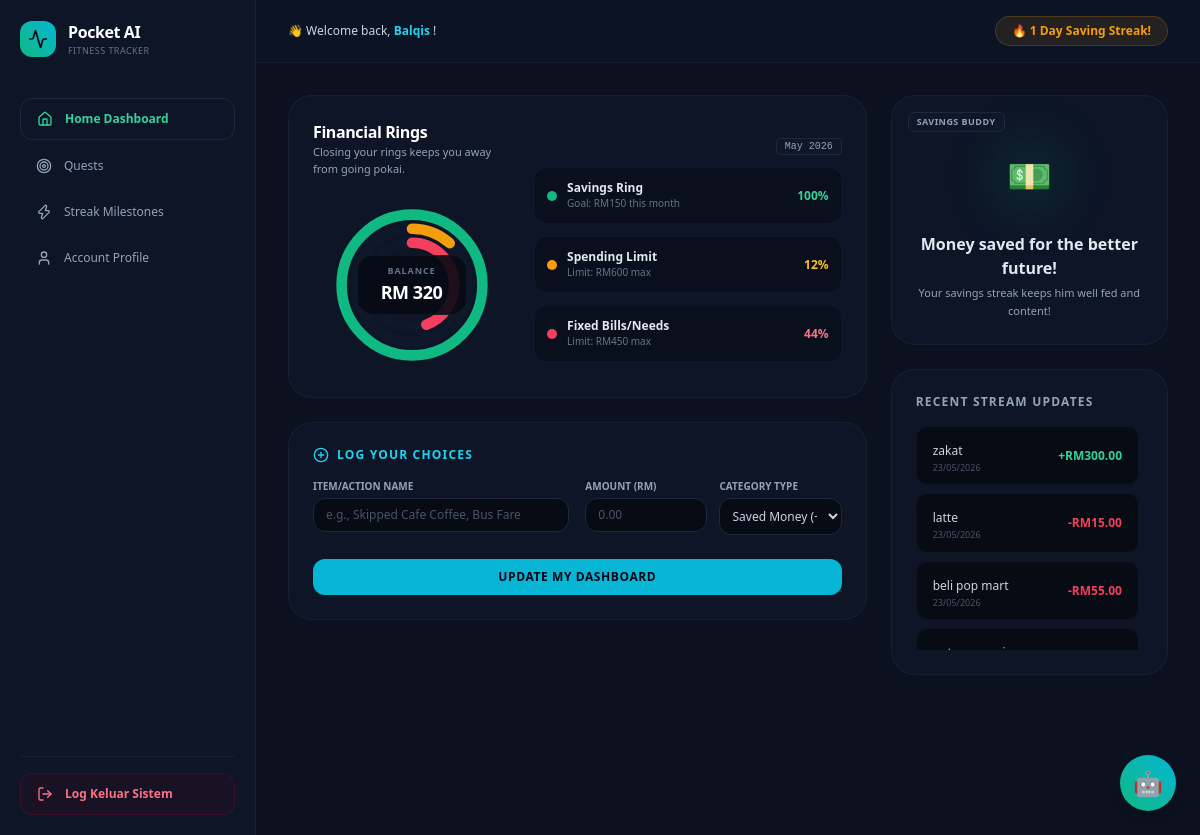
/frontend/index.php (signed in), run on the app's committed database.
### tables this page shows
CREATE TABLE `users` (
  `id` int(11) NOT NULL,
  `fullname` varchar(100) NOT NULL,
  `email` varchar(100) NOT NULL,
  `password` varchar(255) NOT NULL,
  `created_at` timestamp NOT NULL DEFAULT current_timestamp()
);

CREATE TABLE `financials` (
  `id` int(11) NOT NULL,
  `user_id` int(11) NOT NULL,
  `monthly_allowance` decimal(10,2) NOT NULL DEFAULT 0.00,
  `current_balance` decimal(10,2) NOT NULL DEFAULT 0.00,
  `savings_amount` decimal(10,2) NOT NULL DEFAULT 0.00,
  `spending_amount` decimal(10,2) NOT NULL DEFAULT 0.00,
  `bills_amount` decimal(10,2) NOT NULL DEFAULT 0.00,
  `streak_count` int(11) NOT NULL DEFAULT 1,
  `total_wins` int(11) DEFAULT 0,
  `xp` int(11) NOT NULL DEFAULT 10,
  `last_streak_date` varchar(50) DEFAULT ''
);

CREATE TABLE `transactions` (
  `id` int(11) NOT NULL,
  `user_id` int(11) NOT NULL,
  `title` varchar(255) NOT NULL,
  `amount` decimal(10,2) NOT NULL,
  `type` enum('income','spending','bill','saving') NOT NULL,
  `date_created` varchar(50) NOT NULL
);

### frontend/index.php (the view, shortened to what the rows shown need)
<?php
require_once 'db.php';
$userId = $_SESSION['user_id'];
$stmtUser = $conn->prepare("SELECT fullname FROM users WHERE id = :id");
$stmtUser->execute([':id' => $userId]);
$userData = $stmtUser->fetch(PDO::FETCH_ASSOC);
$username = $userData ? htmlspecialchars($userData['fullname']) : 'User';
$stmtFin = $conn->prepare("SELECT * FROM financials WHERE user_id = :uid");
$stmtFin->execute([':uid' => $userId]);
$finData = $stmtFin->fetch(PDO::FETCH_ASSOC);
$stmtTx = $conn->prepare("SELECT * FROM transactions WHERE user_id = :uid ORDER BY id DESC");
$stmtTx->execute([':uid' => $userId]);
$transactions = $stmtTx->fetchAll(PDO::FETCH_ASSOC);
$currentBalance = $finData ? floatval($finData['current_balance']) : 0.00;
$savingsAmount  = $finData ? floatval($finData['savings_amount']) : 0.00;
$spendingAmount = $finData ? floatval($finData['spending_amount']) : 0.00;
$billsAmount    = $finData ? floatval($finData['bills_amount']) : 0.00;
$streakCount    = $finData ? intval($finData['streak_count']) : 0;
$savingsGoal   = 150.00;
$spendingLimit = 600.00;
$billsLimit    = 450.00;
$savingsPct  = $savingsGoal > 0 ? min(($savingsAmount / $savingsGoal) * 100, 100) : 0;
$spendingPct = $spendingLimit > 0 ? min(($spendingAmount / $spendingLimit) * 100, 100) : 0;
$billsPct    = $billsLimit > 0 ? min(($billsAmount / $billsLimit) * 100, 100) : 0;
if ($currentBalance <= 100) {
    $buddyAvatar = "💸";
    $buddyTitle = "Money is officially flew away!";
    $buddyClass = "font-bold text-md text-rose-400";
    $buddyDesc = "He can smell that you are running out of money soon. Chill out!";
} else if ($currentBalance > 100 && $currentBalance <= 500) {
    $buddyAvatar = "💵";
    $buddyTitle = "Money saved for the better future!";
    $buddyClass = "font-bold text-md text-slate-200";
    $buddyDesc = "Your savings streak keeps him well fed and content!";
} else {
    $buddyAvatar = "🤑";
    $buddyTitle = "Millionaire soon i guess!";
    $buddyClass = "font-bold text-md text-amber-400";
    $buddyDesc = "Your consistent savings streak unlocked ultimate high-tier evolution form!";
}
?>
<!DOCTYPE html>
<html lang="en">
<head>
  <script src="https://cdn.tailwindcss.com"></script>
</head>
<body class="bg-[#0b111e] text-slate-100 font-sans min-h-screen flex overflow-x-hidden">
  <aside id="sidebar" class="fixed inset-y-0 left-0 z-50 w-64 bg-[#0d1527] border-r border-slate-800/60 p-5 transform -translate-x-full lg:translate-x-0 lg:static lg:flex lg:flex-col justify-between transition-transform duration-300 ease-in-out shrink-0">
    <div class="space-y-6">
      <div class="flex items-center justify-between">
        <div class="flex items-center gap-3">
          <div>
            <h1 class="text-base font-black tracking-tight text-white">Pocket AI</h1>
          </div>
        </div>
      </div>
    </div>
  </aside>
  <main class="flex-1 min-w-0 flex flex-col min-h-screen pb-32">
    <header class="bg-[#0d1527]/80 backdrop-blur-md px-4 md:px-8 py-4 border-b border-slate-800/40 flex justify-between items-center sticky top-0 z-30">
      <div class="flex items-center gap-3">
        <span class="text-xs text-slate-300 font-medium hidden md:inline">
          👋 Welcome back, <span class="text-cyan-400 font-bold"><?php echo $username; ?></span> !
        </span>
      </div>
      <div class="bg-amber-500/10 border border-amber-500/20 px-4 py-1.5 rounded-full flex items-center gap-1.5">
        <span class="text-xs text-amber-500 font-bold">🔥 <?php echo $streakCount; ?> Day Saving Streak!</span>
      </div>
    </header>
    <div class="p-4 md:p-8 max-w-6xl w-full mx-auto space-y-6">
      <div class="grid grid-cols-1 lg:grid-cols-3 gap-6">
        <div class="lg:col-span-2 space-y-6">
          <div class="bg-[#0d1527] border border-slate-800/60 rounded-3xl p-6 grid grid-cols-1 md:grid-cols-5 gap-6 items-center">
            <div class="md:col-span-2 flex flex-col items-center justify-center text-center">
              <div class="w-full text-left mb-2">
                <h2 class="text-base font-bold text-white tracking-tight">Financial Rings</h2>
              </div>
              <div class="relative w-44 h-44 flex items-center justify-center mt-3">
                <div class="absolute text-center bg-[#070b14]/90 px-4 py-2 rounded-2xl border border-slate-800/40 pointer-events-none min-w-[110px]">
                  <p id="center-label" class="text-[9px] text-slate-500 uppercase tracking-widest font-bold transition-all duration-200">BALANCE</p>
                  <p id="center-value" class="text-lg font-black tracking-tight transition-all duration-200 <?php echo $currentBalance < 0 ? 'text-rose-500' : 'text-white'; ?>">
                    RM <?php echo number_format($currentBalance, 0); ?>
                  </p>
                </div>
              </div>
            </div>
            <div class="md:col-span-3 space-y-3">
              <div class="bg-[#070b14]/50 border border-slate-800/40 p-3 rounded-xl flex items-center justify-between cursor-pointer hover:bg-slate-900/40 transition-colors"
                   title="Nilai Semasa: RM<?php echo number_format($savingsAmount, 2); ?>"
                   onmouseenter="hoverRing('SAVINGS', 'RM <?php echo number_format($savingsAmount, 2); ?>', 'text-emerald-400')"
                   onmouseleave="exitRing()">
                <div class="flex items-center gap-2.5">
                  <span class="w-2.5 h-2.5 bg-emerald-500 rounded-full"></span>
                  <div>
                  </div>
                </div>
                <span class="text-xs font-black text-emerald-400"><?php echo round($savingsPct); ?>%</span>
              </div>
              <div class="bg-[#070b14]/50 border border-slate-800/40 p-3 rounded-xl flex items-center justify-between cursor-pointer hover:bg-slate-900/40 transition-colors"
                   title="Nilai Digunakan: RM<?php echo number_format($spendingAmount, 2); ?>"
                   onmouseenter="hoverRing('SPENDING', 'RM <?php echo number_format($spendingAmount, 2); ?>', 'text-amber-400')"
                   onmouseleave="exitRing()">
                <div class="flex items-center gap-2.5">
                  <span class="w-2.5 h-2.5 bg-amber-500 rounded-full"></span>
                  <div>
                  </div>
                </div>
                <span class="text-xs font-black text-amber-400"><?php echo round($spendingPct); ?>%</span>
              </div>
              <div class="bg-[#070b14]/50 border border-slate-800/40 p-3 rounded-xl flex items-center justify-between cursor-pointer hover:bg-slate-900/40 transition-colors"
                   title="Nilai Ditanggung: RM<?php echo number_format($billsAmount, 2); ?>"
                   onmouseenter="hoverRing('FIXED BILLS', 'RM <?php echo number_format($billsAmount, 2); ?>', 'text-rose-400')"
                   onmouseleave="exitRing()">
                <div class="flex items-center gap-2.5">
                  <span class="w-2.5 h-2.5 bg-rose-500 rounded-full"></span>
                  <div>
                  </div>
                </div>
                <span class="text-xs font-black text-rose-400"><?php echo round($billsPct); ?>%</span>
              </div>
            </div>
          </div>
        </div>
        <div class="space-y-6">
          <div class="bg-[#0d1527] border border-slate-800/60 rounded-3xl p-6 text-center flex flex-col items-center justify-center relative">
            <span class="absolute top-4 left-4 text-[9px] bg-slate-900 border border-slate-800 text-slate-400 px-2 py-0.5 rounded-md font-bold uppercase tracking-wider">Savings Buddy</span>
            <div class="relative w-20 h-20 flex items-center justify-center mt-4">
              <div class="absolute inset-0 bg-emerald-500/10 rounded-full blur-xl animate-pulse"></div>
              <span class="text-4xl <?php echo ($buddyAvatar == '💸') ? 'animate-bounce' : ''; ?>"><?php echo $buddyAvatar; ?></span>
            </div>
            <h4 class="<?php echo $buddyClass; ?> mt-4"><?php echo $buddyTitle; ?></h4>
            <p class="text-[11px] text-slate-400 max-w-xs mt-1 leading-relaxed"><?php echo $buddyDesc; ?></p>
          </div>
          <div class="bg-[#0d1527] border border-slate-800/60 rounded-3xl p-6">
            <div class="space-y-2 max-h-56 overflow-y-auto pr-1 custom-scrollbar">
              <?php if(empty($transactions)): ?>
                <div class="flex flex-col items-center justify-center py-12 border border-dashed border-slate-800 rounded-xl bg-[#070b14]/30">
                  <i data-lucide="inbox" class="w-8 h-8 text-slate-600 mb-2"></i>
                  <p class="text-xs text-slate-500">Belum ada sebarang transaksi.</p>
                </div>
              <?php else: ?>
                <?php foreach($transactions as $tx): ?>
                  <div class="flex justify-between items-center bg-[#070b14] px-4 py-2.5 rounded-xl border border-slate-800/30">
                    <div>
                      <span class="text-xs text-slate-300 font-medium"><?php echo htmlspecialchars($tx['title']); ?></span>
                      <p class="text-[9px] text-slate-600"><?php echo $tx['date_created']; ?></p>
                    </div>
                    <span class="text-xs font-black <?php echo ($tx['type'] == 'income' || $tx['type'] == 'saving') ? 'text-emerald-400' : 'text-rose-500'; ?>">
                      <?php echo ($tx['type'] == 'income' || $tx['type'] == 'saving') ? '+' : '-'; ?>RM<?php echo number_format($tx['amount'], 2); ?>
                    </span>
                  </div>
                <?php endforeach; ?>
              <?php endif; ?>
            </div>
          </div>
        </div>
      </div>
    </div>
  </main>
</body>
</html>

### data on the page
users: fullname "Balqis"
financials: streak_count "1", current_balance "320", savings_amount "100", spending_amount "12", bills_amount "44", current_balance "💵", current_balance "Money saved for the better future!", current_balance "Your savings streak keeps him well fed and content!"
transactions: title "zakat", date_created "23/05/2026", amount "300.00"
transactions: title "latte", date_created "23/05/2026", amount "15.00"
transactions: title "beli pop mart", date_created "23/05/2026", amount "55.00"
